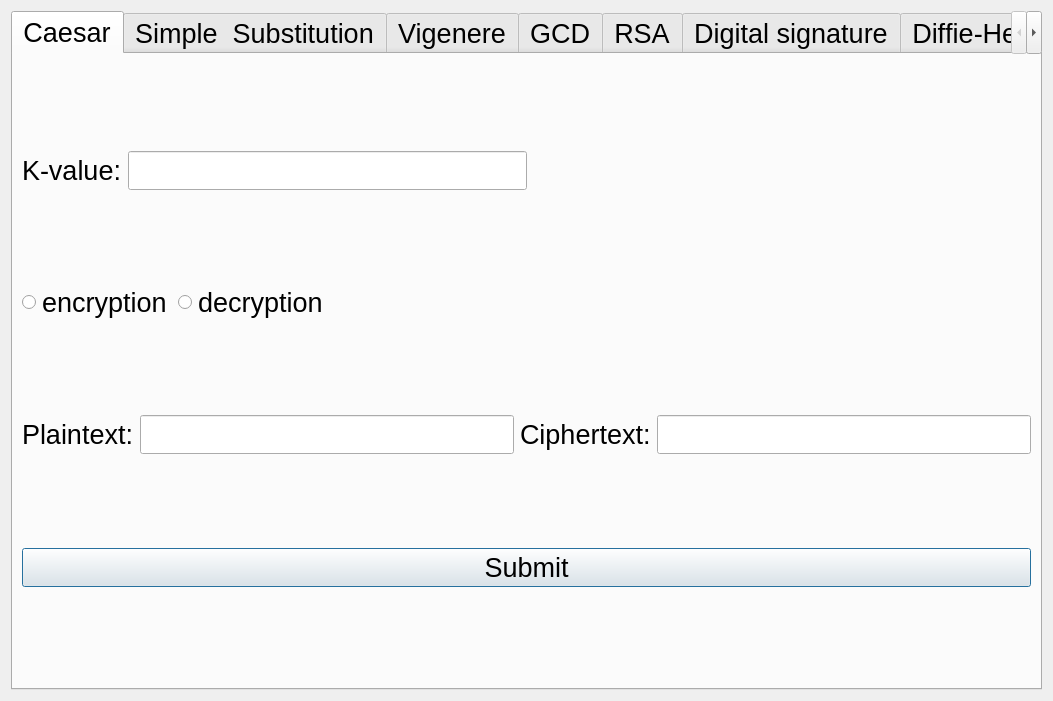
<?xml version="1.0" encoding="UTF-8"?>
<ui version="4.0">
 <class>SecurityDialog</class>
 <widget class="QDialog" name="SecurityDialog">
  <property name="geometry">
   <rect>
    <x>0</x>
    <y>0</y>
    <width>1053</width>
    <height>701</height>
   </rect>
  </property>
  <property name="windowTitle">
   <string>SecurityDialog</string>
  </property>
  <layout class="QGridLayout" name="gridLayout_4">
   <item row="1" column="0">
    <widget class="QTabWidget" name="tabWidget">
     <property name="font">
      <font>
       <pointsize>20</pointsize>
      </font>
     </property>
     <property name="currentIndex">
      <number>0</number>
     </property>
     <widget class="QWidget" name="Caesar">
      <attribute name="title">
       <string>Caesar</string>
      </attribute>
      <layout class="QGridLayout" name="gridLayout">
       <item row="0" column="0">
        <layout class="QHBoxLayout" name="horizontalLayout_4">
         <item>
          <layout class="QHBoxLayout" name="horizontalLayout_3">
           <item>
            <widget class="QLabel" name="label">
             <property name="text">
              <string>K-value:</string>
             </property>
            </widget>
           </item>
           <item>
            <widget class="QLineEdit" name="KEdit_1"/>
           </item>
          </layout>
         </item>
         <item>
          <spacer name="horizontalSpacer">
           <property name="orientation">
            <enum>Qt::Horizontal</enum>
           </property>
           <property name="sizeHint" stdset="0">
            <size>
             <width>308</width>
             <height>20</height>
            </size>
           </property>
          </spacer>
         </item>
        </layout>
       </item>
       <item row="1" column="0">
        <layout class="QHBoxLayout" name="horizontalLayout_5">
         <item>
          <layout class="QHBoxLayout" name="horizontalLayout_2">
           <item>
            <widget class="QRadioButton" name="EncBtn_1">
             <property name="text">
              <string>encryption</string>
             </property>
            </widget>
           </item>
           <item>
            <widget class="QRadioButton" name="DecBtn_1">
             <property name="text">
              <string>decryption</string>
             </property>
            </widget>
           </item>
          </layout>
         </item>
         <item>
          <spacer name="horizontalSpacer_2">
           <property name="orientation">
            <enum>Qt::Horizontal</enum>
           </property>
           <property name="sizeHint" stdset="0">
            <size>
             <width>40</width>
             <height>20</height>
            </size>
           </property>
          </spacer>
         </item>
        </layout>
       </item>
       <item row="2" column="0">
        <layout class="QHBoxLayout" name="horizontalLayout">
         <item>
          <widget class="QLabel" name="label_2">
           <property name="text">
            <string>Plaintext:</string>
           </property>
          </widget>
         </item>
         <item>
          <widget class="QLineEdit" name="PEdit_1"/>
         </item>
         <item>
          <widget class="QLabel" name="label_3">
           <property name="text">
            <string>Ciphertext:</string>
           </property>
          </widget>
         </item>
         <item>
          <widget class="QLineEdit" name="CEdit_1"/>
         </item>
        </layout>
       </item>
       <item row="3" column="0">
        <widget class="QPushButton" name="SubBtn_1">
         <property name="text">
          <string>Submit</string>
         </property>
        </widget>
       </item>
      </layout>
     </widget>
     <widget class="QWidget" name="Simple">
      <attribute name="title">
       <string>Simple  Substitution</string>
      </attribute>
      <widget class="QLabel" name="label_4">
       <property name="geometry">
        <rect>
         <x>130</x>
         <y>210</y>
         <width>501</width>
         <height>71</height>
        </rect>
       </property>
       <property name="text">
        <string>Tips: 通过字母频率分析进行解密.</string>
       </property>
      </widget>
     </widget>
     <widget class="QWidget" name="Vigenere">
      <attribute name="title">
       <string>Vigenere</string>
      </attribute>
      <layout class="QGridLayout" name="gridLayout_3">
       <item row="0" column="0">
        <layout class="QHBoxLayout" name="horizontalLayout_11">
         <item>
          <layout class="QHBoxLayout" name="horizontalLayout_12">
           <item>
            <widget class="QLabel" name="label_12">
             <property name="text">
              <string>Key:</string>
             </property>
            </widget>
           </item>
           <item>
            <widget class="QLineEdit" name="KEdit_3"/>
           </item>
          </layout>
         </item>
         <item>
          <spacer name="horizontalSpacer_5">
           <property name="orientation">
            <enum>Qt::Horizontal</enum>
           </property>
           <property name="sizeHint" stdset="0">
            <size>
             <width>308</width>
             <height>20</height>
            </size>
           </property>
          </spacer>
         </item>
        </layout>
       </item>
       <item row="1" column="0">
        <layout class="QHBoxLayout" name="horizontalLayout_14">
         <item>
          <layout class="QHBoxLayout" name="horizontalLayout_15">
           <item>
            <widget class="QRadioButton" name="EncBtn_3">
             <property name="text">
              <string>encryption</string>
             </property>
            </widget>
           </item>
           <item>
            <widget class="QRadioButton" name="DecBtn_3">
             <property name="text">
              <string>decryption</string>
             </property>
            </widget>
           </item>
          </layout>
         </item>
         <item>
          <spacer name="horizontalSpacer_6">
           <property name="orientation">
            <enum>Qt::Horizontal</enum>
           </property>
           <property name="sizeHint" stdset="0">
            <size>
             <width>40</width>
             <height>20</height>
            </size>
           </property>
          </spacer>
         </item>
        </layout>
       </item>
       <item row="2" column="0">
        <layout class="QHBoxLayout" name="horizontalLayout_13">
         <item>
          <widget class="QLabel" name="label_13">
           <property name="text">
            <string>Plaintext:</string>
           </property>
          </widget>
         </item>
         <item>
          <widget class="QLineEdit" name="PEdit_3"/>
         </item>
         <item>
          <widget class="QLabel" name="label_14">
           <property name="text">
            <string>Ciphertext:</string>
           </property>
          </widget>
         </item>
         <item>
          <widget class="QLineEdit" name="CEdit_3"/>
         </item>
        </layout>
       </item>
       <item row="3" column="0">
        <widget class="QPushButton" name="SubBtn_3">
         <property name="text">
          <string>Submit</string>
         </property>
        </widget>
       </item>
      </layout>
     </widget>
     <widget class="QWidget" name="GCD">
      <attribute name="title">
       <string>GCD</string>
      </attribute>
      <layout class="QGridLayout" name="gridLayout_5">
       <item row="0" column="1" colspan="2">
        <spacer name="verticalSpacer_2">
         <property name="orientation">
          <enum>Qt::Vertical</enum>
         </property>
         <property name="sizeHint" stdset="0">
          <size>
           <width>20</width>
           <height>97</height>
          </size>
         </property>
        </spacer>
       </item>
       <item row="1" column="0" colspan="2">
        <layout class="QHBoxLayout" name="horizontalLayout_17">
         <item>
          <widget class="QLabel" name="label_15">
           <property name="text">
            <string>Int a:</string>
           </property>
          </widget>
         </item>
         <item>
          <widget class="QLineEdit" name="AEdit_4"/>
         </item>
        </layout>
       </item>
       <item row="1" column="3">
        <spacer name="horizontalSpacer_7">
         <property name="orientation">
          <enum>Qt::Horizontal</enum>
         </property>
         <property name="sizeHint" stdset="0">
          <size>
           <width>579</width>
           <height>20</height>
          </size>
         </property>
        </spacer>
       </item>
       <item row="2" column="0">
        <spacer name="verticalSpacer_3">
         <property name="orientation">
          <enum>Qt::Vertical</enum>
         </property>
         <property name="sizeHint" stdset="0">
          <size>
           <width>20</width>
           <height>97</height>
          </size>
         </property>
        </spacer>
       </item>
       <item row="3" column="0" colspan="2">
        <layout class="QHBoxLayout" name="horizontalLayout_18">
         <item>
          <widget class="QLabel" name="label_16">
           <property name="text">
            <string>Int b:</string>
           </property>
          </widget>
         </item>
         <item>
          <widget class="QLineEdit" name="BEdit_4"/>
         </item>
        </layout>
       </item>
       <item row="3" column="3">
        <spacer name="horizontalSpacer_8">
         <property name="orientation">
          <enum>Qt::Horizontal</enum>
         </property>
         <property name="sizeHint" stdset="0">
          <size>
           <width>579</width>
           <height>20</height>
          </size>
         </property>
        </spacer>
       </item>
       <item row="4" column="0">
        <spacer name="verticalSpacer_4">
         <property name="orientation">
          <enum>Qt::Vertical</enum>
         </property>
         <property name="sizeHint" stdset="0">
          <size>
           <width>20</width>
           <height>96</height>
          </size>
         </property>
        </spacer>
       </item>
       <item row="5" column="0" colspan="3">
        <layout class="QHBoxLayout" name="horizontalLayout_16">
         <item>
          <widget class="QPushButton" name="GCDBtn_4">
           <property name="text">
            <string>GCD</string>
           </property>
          </widget>
         </item>
         <item>
          <widget class="QLabel" name="label_17">
           <property name="text">
            <string>=</string>
           </property>
          </widget>
         </item>
         <item>
          <widget class="QLineEdit" name="GCDEdit_4"/>
         </item>
        </layout>
       </item>
       <item row="5" column="3">
        <spacer name="horizontalSpacer_9">
         <property name="orientation">
          <enum>Qt::Horizontal</enum>
         </property>
         <property name="sizeHint" stdset="0">
          <size>
           <width>579</width>
           <height>20</height>
          </size>
         </property>
        </spacer>
       </item>
       <item row="6" column="2">
        <spacer name="verticalSpacer">
         <property name="orientation">
          <enum>Qt::Vertical</enum>
         </property>
         <property name="sizeHint" stdset="0">
          <size>
           <width>20</width>
           <height>97</height>
          </size>
         </property>
        </spacer>
       </item>
      </layout>
     </widget>
     <widget class="QWidget" name="RSA">
      <property name="font">
       <font>
        <pointsize>15</pointsize>
       </font>
      </property>
      <attribute name="title">
       <string>RSA</string>
      </attribute>
      <layout class="QGridLayout" name="gridLayout_9">
       <item row="0" column="1">
        <layout class="QVBoxLayout" name="verticalLayout_2">
         <item>
          <widget class="QLabel" name="label_19">
           <property name="text">
            <string>Bob:</string>
           </property>
          </widget>
         </item>
         <item>
          <widget class="QLabel" name="label_22">
           <property name="text">
            <string>PublicKey(n, e):</string>
           </property>
          </widget>
         </item>
         <item>
          <layout class="QGridLayout" name="gridLayout_8">
           <item row="0" column="0" rowspan="2">
            <widget class="QLabel" name="label_31">
             <property name="text">
              <string>p:</string>
             </property>
            </widget>
           </item>
           <item row="0" column="1" rowspan="2">
            <widget class="QLineEdit" name="BpEdit_5"/>
           </item>
           <item row="1" column="2" rowspan="2">
            <widget class="QLabel" name="label_32">
             <property name="text">
              <string>n:</string>
             </property>
            </widget>
           </item>
           <item row="1" column="3" rowspan="2">
            <widget class="QLineEdit" name="BnEdit_5"/>
           </item>
           <item row="2" column="0" rowspan="2">
            <widget class="QLabel" name="label_33">
             <property name="text">
              <string>q:</string>
             </property>
            </widget>
           </item>
           <item row="2" column="1" rowspan="2">
            <widget class="QLineEdit" name="BqEdit_5"/>
           </item>
          </layout>
         </item>
         <item>
          <layout class="QHBoxLayout" name="horizontalLayout_21">
           <item>
            <widget class="QLabel" name="label_34">
             <property name="text">
              <string>e:</string>
             </property>
            </widget>
           </item>
           <item>
            <widget class="QLineEdit" name="BeEdit_5"/>
           </item>
          </layout>
         </item>
         <item>
          <widget class="QLabel" name="label_23">
           <property name="text">
            <string>PrivateKey(d):</string>
           </property>
          </widget>
         </item>
         <item>
          <layout class="QHBoxLayout" name="horizontalLayout_22">
           <item>
            <widget class="QLabel" name="label_35">
             <property name="text">
              <string>d:</string>
             </property>
            </widget>
           </item>
           <item>
            <widget class="QLineEdit" name="BdEdit_5">
             <property name="text">
              <string/>
             </property>
            </widget>
           </item>
          </layout>
         </item>
        </layout>
       </item>
       <item row="0" column="0">
        <layout class="QVBoxLayout" name="verticalLayout">
         <item>
          <widget class="QLabel" name="label_18">
           <property name="text">
            <string>Alice:</string>
           </property>
          </widget>
         </item>
         <item>
          <widget class="QLabel" name="label_20">
           <property name="text">
            <string>PublicKey(n, e):</string>
           </property>
          </widget>
         </item>
         <item>
          <layout class="QGridLayout" name="gridLayout_7">
           <item row="0" column="0" rowspan="2">
            <widget class="QLabel" name="label_24">
             <property name="text">
              <string>p:</string>
             </property>
            </widget>
           </item>
           <item row="0" column="1" rowspan="2">
            <widget class="QLineEdit" name="ApEdit_5"/>
           </item>
           <item row="1" column="2" rowspan="2">
            <widget class="QLabel" name="label_26">
             <property name="text">
              <string>n:</string>
             </property>
            </widget>
           </item>
           <item row="1" column="3" rowspan="2">
            <widget class="QLineEdit" name="AnEdit_5"/>
           </item>
           <item row="2" column="0" rowspan="2">
            <widget class="QLabel" name="label_25">
             <property name="text">
              <string>q:</string>
             </property>
            </widget>
           </item>
           <item row="2" column="1" rowspan="2">
            <widget class="QLineEdit" name="AqEdit_5"/>
           </item>
          </layout>
         </item>
         <item>
          <layout class="QHBoxLayout" name="horizontalLayout_20">
           <item>
            <widget class="QLabel" name="label_27">
             <property name="text">
              <string>e:</string>
             </property>
            </widget>
           </item>
           <item>
            <widget class="QLineEdit" name="AeEdit_5"/>
           </item>
          </layout>
         </item>
         <item>
          <widget class="QLabel" name="label_21">
           <property name="text">
            <string>PrivateKey(d):</string>
           </property>
          </widget>
         </item>
         <item>
          <layout class="QHBoxLayout" name="horizontalLayout_19">
           <item>
            <widget class="QLabel" name="label_28">
             <property name="text">
              <string>d:</string>
             </property>
            </widget>
           </item>
           <item>
            <widget class="QLineEdit" name="AdEdit_5">
             <property name="text">
              <string/>
             </property>
            </widget>
           </item>
          </layout>
         </item>
        </layout>
       </item>
       <item row="1" column="0" colspan="2">
        <layout class="QGridLayout" name="gridLayout_6">
         <item row="3" column="0">
          <spacer name="horizontalSpacer_13">
           <property name="orientation">
            <enum>Qt::Horizontal</enum>
           </property>
           <property name="sizeHint" stdset="0">
            <size>
             <width>40</width>
             <height>20</height>
            </size>
           </property>
          </spacer>
         </item>
         <item row="3" column="5">
          <spacer name="horizontalSpacer_14">
           <property name="orientation">
            <enum>Qt::Horizontal</enum>
           </property>
           <property name="sizeHint" stdset="0">
            <size>
             <width>40</width>
             <height>20</height>
            </size>
           </property>
          </spacer>
         </item>
         <item row="3" column="1" colspan="2">
          <widget class="QPushButton" name="A2BBtn_5">
           <property name="text">
            <string>Alice to Bob</string>
           </property>
          </widget>
         </item>
         <item row="3" column="4">
          <widget class="QPushButton" name="B2ABtn_5">
           <property name="text">
            <string>Bob to Alice</string>
           </property>
          </widget>
         </item>
         <item row="3" column="3">
          <widget class="QPushButton" name="clearBtn_5">
           <property name="text">
            <string>Clear All</string>
           </property>
          </widget>
         </item>
         <item row="1" column="0">
          <widget class="QLabel" name="label_30">
           <property name="text">
            <string>CipherText:</string>
           </property>
          </widget>
         </item>
         <item row="0" column="0">
          <widget class="QLabel" name="label_29">
           <property name="text">
            <string>PlainText:</string>
           </property>
          </widget>
         </item>
         <item row="1" column="1" colspan="4">
          <widget class="QLineEdit" name="CipherEdit_5"/>
         </item>
         <item row="0" column="1" colspan="4">
          <widget class="QLineEdit" name="PlainEdit_5"/>
         </item>
        </layout>
       </item>
      </layout>
     </widget>
     <widget class="QWidget" name="DS">
      <attribute name="title">
       <string>Digital signature</string>
      </attribute>
      <layout class="QGridLayout" name="gridLayout_22">
       <item row="0" column="0">
        <layout class="QGridLayout" name="gridLayout_19">
         <item row="0" column="0">
          <widget class="QLabel" name="label_46">
           <property name="text">
            <string>Alice:</string>
           </property>
          </widget>
         </item>
         <item row="1" column="0">
          <widget class="QLabel" name="label_47">
           <property name="text">
            <string>PublicKey(n, e):</string>
           </property>
          </widget>
         </item>
         <item row="2" column="0">
          <layout class="QGridLayout" name="gridLayout_12">
           <item row="0" column="0" rowspan="2">
            <widget class="QLabel" name="label_48">
             <property name="text">
              <string>p:</string>
             </property>
            </widget>
           </item>
           <item row="0" column="1" rowspan="2">
            <widget class="QLineEdit" name="ApEdit_6"/>
           </item>
           <item row="1" column="2" rowspan="2">
            <widget class="QLabel" name="label_49">
             <property name="text">
              <string>n:</string>
             </property>
            </widget>
           </item>
           <item row="1" column="3" rowspan="2">
            <widget class="QLineEdit" name="AnEdit_6"/>
           </item>
           <item row="2" column="0" rowspan="2">
            <widget class="QLabel" name="label_50">
             <property name="text">
              <string>q:</string>
             </property>
            </widget>
           </item>
           <item row="2" column="1" rowspan="2">
            <widget class="QLineEdit" name="AqEdit_6"/>
           </item>
          </layout>
         </item>
         <item row="3" column="0">
          <layout class="QHBoxLayout" name="horizontalLayout_25">
           <item>
            <widget class="QLabel" name="label_51">
             <property name="text">
              <string>e:</string>
             </property>
            </widget>
           </item>
           <item>
            <widget class="QLineEdit" name="AeEdit_6"/>
           </item>
          </layout>
         </item>
         <item row="4" column="0">
          <widget class="QLabel" name="label_52">
           <property name="text">
            <string>PrivateKey(d):</string>
           </property>
          </widget>
         </item>
         <item row="5" column="0">
          <layout class="QHBoxLayout" name="horizontalLayout_26">
           <item>
            <widget class="QLabel" name="label_53">
             <property name="text">
              <string>d:</string>
             </property>
            </widget>
           </item>
           <item>
            <widget class="QLineEdit" name="AdEdit_6">
             <property name="text">
              <string/>
             </property>
            </widget>
           </item>
          </layout>
         </item>
        </layout>
       </item>
       <item row="0" column="1">
        <layout class="QGridLayout" name="gridLayout_20">
         <item row="0" column="0">
          <widget class="QLabel" name="label_86">
           <property name="text">
            <string>Bob:</string>
           </property>
          </widget>
         </item>
         <item row="1" column="0">
          <widget class="QLabel" name="label_87">
           <property name="text">
            <string>PublicKey(n, e):</string>
           </property>
          </widget>
         </item>
         <item row="2" column="0">
          <layout class="QGridLayout" name="gridLayout_21">
           <item row="0" column="0" rowspan="2">
            <widget class="QLabel" name="label_88">
             <property name="text">
              <string>p:</string>
             </property>
            </widget>
           </item>
           <item row="0" column="1" rowspan="2">
            <widget class="QLineEdit" name="BpEdit_6"/>
           </item>
           <item row="1" column="2" rowspan="2">
            <widget class="QLabel" name="label_89">
             <property name="text">
              <string>n:</string>
             </property>
            </widget>
           </item>
           <item row="1" column="3" rowspan="2">
            <widget class="QLineEdit" name="BnEdit_6"/>
           </item>
           <item row="2" column="0" rowspan="2">
            <widget class="QLabel" name="label_90">
             <property name="text">
              <string>q:</string>
             </property>
            </widget>
           </item>
           <item row="2" column="1" rowspan="2">
            <widget class="QLineEdit" name="BqEdit_6"/>
           </item>
          </layout>
         </item>
         <item row="3" column="0">
          <layout class="QHBoxLayout" name="horizontalLayout_50">
           <item>
            <widget class="QLabel" name="label_91">
             <property name="text">
              <string>e:</string>
             </property>
            </widget>
           </item>
           <item>
            <widget class="QLineEdit" name="BeEdit_6"/>
           </item>
          </layout>
         </item>
         <item row="4" column="0">
          <widget class="QLabel" name="label_92">
           <property name="text">
            <string>PrivateKey(d):</string>
           </property>
          </widget>
         </item>
         <item row="5" column="0">
          <layout class="QHBoxLayout" name="horizontalLayout_51">
           <item>
            <widget class="QLabel" name="label_93">
             <property name="text">
              <string>d:</string>
             </property>
            </widget>
           </item>
           <item>
            <widget class="QLineEdit" name="BdEdit_6">
             <property name="text">
              <string/>
             </property>
            </widget>
           </item>
          </layout>
         </item>
        </layout>
       </item>
       <item row="1" column="0">
        <layout class="QHBoxLayout" name="horizontalLayout_23">
         <item>
          <widget class="QLabel" name="label_45">
           <property name="text">
            <string>PlainText:</string>
           </property>
          </widget>
         </item>
         <item>
          <widget class="QLineEdit" name="PlainEdit_6"/>
         </item>
        </layout>
       </item>
       <item row="1" column="1">
        <widget class="QPushButton" name="A2BBtn_6">
         <property name="text">
          <string>Alice to Bob</string>
         </property>
        </widget>
       </item>
       <item row="2" column="0">
        <layout class="QHBoxLayout" name="horizontalLayout_24">
         <item>
          <widget class="QLabel" name="label_54">
           <property name="text">
            <string>Signature:</string>
           </property>
          </widget>
         </item>
         <item>
          <widget class="QLineEdit" name="SigEdit_6"/>
         </item>
        </layout>
       </item>
       <item row="2" column="1">
        <widget class="QPushButton" name="B2ABtn_6">
         <property name="text">
          <string>Bob to Alice</string>
         </property>
        </widget>
       </item>
       <item row="3" column="0">
        <layout class="QHBoxLayout" name="horizontalLayout_27">
         <item>
          <widget class="QLabel" name="label_44">
           <property name="text">
            <string>CipherText:</string>
           </property>
          </widget>
         </item>
         <item>
          <widget class="QLineEdit" name="CipherEdit_6"/>
         </item>
        </layout>
       </item>
       <item row="3" column="1">
        <widget class="QPushButton" name="clearBtn_6">
         <property name="text">
          <string>Clear All</string>
         </property>
        </widget>
       </item>
      </layout>
     </widget>
     <widget class="QWidget" name="DH">
      <attribute name="title">
       <string>Difﬁe-Hellman</string>
      </attribute>
      <layout class="QGridLayout" name="gridLayout_10">
       <item row="0" column="0" colspan="2">
        <layout class="QHBoxLayout" name="horizontalLayout_6">
         <item>
          <widget class="QLabel" name="label_5">
           <property name="text">
            <string>Prime(p):</string>
           </property>
          </widget>
         </item>
         <item>
          <widget class="QLineEdit" name="pEdit_7"/>
         </item>
         <item>
          <widget class="QLabel" name="label_6">
           <property name="text">
            <string>Int(q):</string>
           </property>
          </widget>
         </item>
         <item>
          <widget class="QLineEdit" name="qEdit_7"/>
         </item>
        </layout>
       </item>
       <item row="1" column="0" colspan="2">
        <layout class="QHBoxLayout" name="horizontalLayout_7">
         <item>
          <widget class="QLabel" name="label_7">
           <property name="text">
            <string>Alice Secret Number(n):</string>
           </property>
          </widget>
         </item>
         <item>
          <widget class="QLineEdit" name="nEdit_7"/>
         </item>
        </layout>
       </item>
       <item row="2" column="0" colspan="2">
        <layout class="QHBoxLayout" name="horizontalLayout_8">
         <item>
          <widget class="QLabel" name="label_8">
           <property name="text">
            <string>Bob Secret Number(m):</string>
           </property>
          </widget>
         </item>
         <item>
          <widget class="QLineEdit" name="mEdit_7"/>
         </item>
        </layout>
       </item>
       <item row="3" column="0" colspan="2">
        <layout class="QHBoxLayout" name="horizontalLayout_9">
         <item>
          <layout class="QVBoxLayout" name="verticalLayout_3">
           <item>
            <widget class="QLabel" name="label_9">
             <property name="sizePolicy">
              <sizepolicy hsizetype="Preferred" vsizetype="Fixed">
               <horstretch>0</horstretch>
               <verstretch>0</verstretch>
              </sizepolicy>
             </property>
             <property name="text">
              <string>Alice to Bob(N):</string>
             </property>
             <property name="alignment">
              <set>Qt::AlignCenter</set>
             </property>
            </widget>
           </item>
           <item>
            <widget class="QLineEdit" name="NEdit_7"/>
           </item>
          </layout>
         </item>
         <item>
          <widget class="QLabel" name="Arrowlabel_7">
           <property name="sizePolicy">
            <sizepolicy hsizetype="Expanding" vsizetype="Expanding">
             <horstretch>0</horstretch>
             <verstretch>0</verstretch>
            </sizepolicy>
           </property>
           <property name="text">
            <string/>
           </property>
          </widget>
         </item>
         <item>
          <layout class="QVBoxLayout" name="verticalLayout_4">
           <item>
            <widget class="QLabel" name="label_10">
             <property name="sizePolicy">
              <sizepolicy hsizetype="Preferred" vsizetype="Fixed">
               <horstretch>0</horstretch>
               <verstretch>0</verstretch>
              </sizepolicy>
             </property>
             <property name="text">
              <string>Bob to Alice(M):</string>
             </property>
             <property name="alignment">
              <set>Qt::AlignCenter</set>
             </property>
            </widget>
           </item>
           <item>
            <widget class="QLineEdit" name="MEdit_7"/>
           </item>
          </layout>
         </item>
        </layout>
       </item>
       <item row="4" column="0" colspan="2">
        <layout class="QGridLayout" name="gridLayout_2">
         <item row="0" column="0" colspan="4">
          <widget class="QLabel" name="label_11">
           <property name="text">
            <string>Common Key cal by Alice(A)</string>
           </property>
           <property name="alignment">
            <set>Qt::AlignRight|Qt::AlignTrailing|Qt::AlignVCenter</set>
           </property>
          </widget>
         </item>
         <item row="0" column="4">
          <widget class="QLabel" name="label_37">
           <property name="text">
            <string>=</string>
           </property>
          </widget>
         </item>
         <item row="0" column="5" colspan="4">
          <widget class="QLabel" name="label_36">
           <property name="text">
            <string>Common Key cal by Bob(B)</string>
           </property>
          </widget>
         </item>
         <item row="1" column="0">
          <spacer name="horizontalSpacer_3">
           <property name="orientation">
            <enum>Qt::Horizontal</enum>
           </property>
           <property name="sizeHint" stdset="0">
            <size>
             <width>40</width>
             <height>20</height>
            </size>
           </property>
          </spacer>
         </item>
         <item row="1" column="1">
          <widget class="QLabel" name="Akeylabel_7">
           <property name="sizePolicy">
            <sizepolicy hsizetype="Expanding" vsizetype="Preferred">
             <horstretch>0</horstretch>
             <verstretch>0</verstretch>
            </sizepolicy>
           </property>
           <property name="text">
            <string/>
           </property>
          </widget>
         </item>
         <item row="1" column="2">
          <spacer name="horizontalSpacer_4">
           <property name="orientation">
            <enum>Qt::Horizontal</enum>
           </property>
           <property name="sizeHint" stdset="0">
            <size>
             <width>40</width>
             <height>20</height>
            </size>
           </property>
          </spacer>
         </item>
         <item row="1" column="3" colspan="3">
          <spacer name="horizontalSpacer_11">
           <property name="orientation">
            <enum>Qt::Horizontal</enum>
           </property>
           <property name="sizeHint" stdset="0">
            <size>
             <width>88</width>
             <height>20</height>
            </size>
           </property>
          </spacer>
         </item>
         <item row="1" column="6">
          <spacer name="horizontalSpacer_12">
           <property name="orientation">
            <enum>Qt::Horizontal</enum>
           </property>
           <property name="sizeHint" stdset="0">
            <size>
             <width>40</width>
             <height>20</height>
            </size>
           </property>
          </spacer>
         </item>
         <item row="1" column="7">
          <widget class="QLabel" name="Bkeylabel_7">
           <property name="sizePolicy">
            <sizepolicy hsizetype="Expanding" vsizetype="Preferred">
             <horstretch>0</horstretch>
             <verstretch>0</verstretch>
            </sizepolicy>
           </property>
           <property name="text">
            <string/>
           </property>
          </widget>
         </item>
         <item row="1" column="8">
          <spacer name="horizontalSpacer_10">
           <property name="orientation">
            <enum>Qt::Horizontal</enum>
           </property>
           <property name="sizeHint" stdset="0">
            <size>
             <width>40</width>
             <height>20</height>
            </size>
           </property>
          </spacer>
         </item>
        </layout>
       </item>
       <item row="5" column="0">
        <widget class="QPushButton" name="SubBtn_7">
         <property name="text">
          <string>Submit</string>
         </property>
        </widget>
       </item>
       <item row="5" column="1">
        <widget class="QPushButton" name="clearBtn_7">
         <property name="text">
          <string>Clear</string>
         </property>
        </widget>
       </item>
      </layout>
     </widget>
    </widget>
   </item>
  </layout>
 </widget>
 <resources/>
 <connections/>
</ui>
